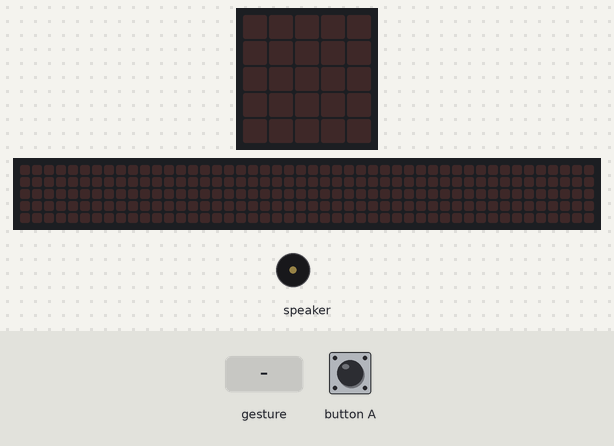
A program run on a simulated Calliope mini (MakeCode). Shown: the board's 5×5 LED display, a strip that is not on the board, showing the scrolling text unrolled, buzzer (waves = sounding). Inputs (shaded band) come from the test bench. A tilt is held for 1.5 s and a shake lasts 1 s, then the board lies face up again; the 48×5 strip is a reading aid, not a part: it shows the text the display is scrolling, unrolled, one strip-width of it at a time.

Above: at 1.2 s.
1.3 s: gesture 'shake'
At 1.57 s:
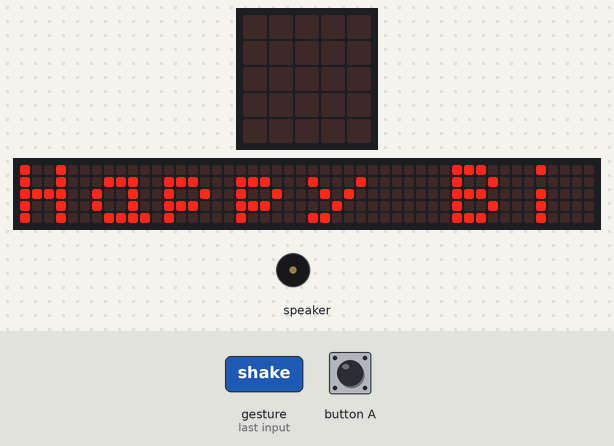
At 2.02 s:
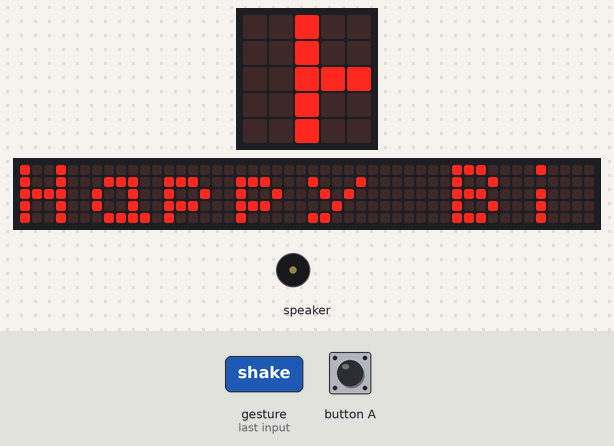
4.3 s: button A pressed for 0.15 s
At 6.82 s:
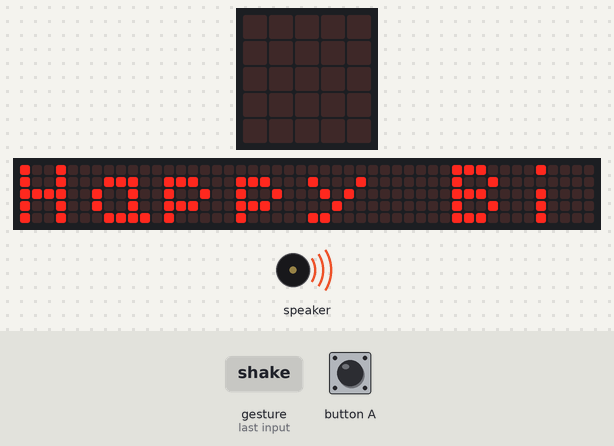
Timing chart, 0 to 17.0 s (numbered marks = the images above; inputs shaded):
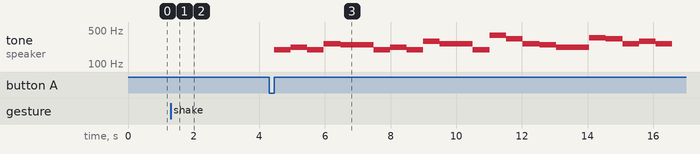

Measured:
- after the input at 1.3 s, the display: changes after 0.20 s (image 1)
- after the input at 4.3 s, tone on speaker: plays 196 Hz for 0.51 s, 220 Hz for 0.51 s, 196 Hz for 0.51 s, 262 Hz for 0.51 s, 247 Hz for 1.0 s, 196 Hz for 0.51 s … (21 notes in this stretch), starting after 0.15 s
- what the display in image 3 shows lasts 0.5 s, from 6.6 s to 7.1 s

The program:

main.ts
```typescript
input.onButtonEvent(Button.A, input.buttonEventValue(ButtonEvent.Click), function () {
    music.playTone(196, music.beat(BeatFraction.Half))
    music.playTone(196, music.beat(BeatFraction.Half))
    music.playTone(220, music.beat(BeatFraction.Whole))
    music.playTone(196, music.beat(BeatFraction.Whole))
    music.playTone(262, music.beat(BeatFraction.Whole))
    Happy_Birthday()
    music.playTone(247, music.beat(BeatFraction.Double))
    music.playTone(196, music.beat(BeatFraction.Half))
    music.playTone(196, music.beat(BeatFraction.Half))
    music.playTone(220, music.beat(BeatFraction.Whole))
    Happy_Birthday()
    music.playTone(196, music.beat(BeatFraction.Whole))
    music.playTone(294, music.beat(BeatFraction.Whole))
    music.playTone(262, music.beat(BeatFraction.Double))
    Happy_Birthday()
    music.playTone(196, music.beat(BeatFraction.Half))
    music.playTone(196, music.beat(BeatFraction.Half))
    music.playTone(392, music.beat(BeatFraction.Whole))
    music.playTone(330, music.beat(BeatFraction.Whole))
    music.playTone(262, music.beat(BeatFraction.Half))
    music.playTone(262, music.beat(BeatFraction.Half))
    Happy_Birthday()
    music.playTone(247, music.beat(BeatFraction.Whole))
    music.playTone(220, music.beat(BeatFraction.Double))
    music.playTone(349, music.beat(BeatFraction.Half))
    music.playTone(349, music.beat(BeatFraction.Half))
    Happy_Birthday()
    music.playTone(330, music.beat(BeatFraction.Whole))
    music.playTone(262, music.beat(BeatFraction.Whole))
    music.playTone(294, music.beat(BeatFraction.Whole))
    music.playTone(262, music.beat(BeatFraction.Whole))
})
input.onGesture(Gesture.Shake, function () {
    basic.showString("Happy Birthday")
})
function Happy_Birthday () {

}
```

test.ts
```typescript
// Hier kann man Tests durchführen; diese Datei wird nicht kompiliert, wenn dieses Paket als Erweiterung verwendet wird.
```
